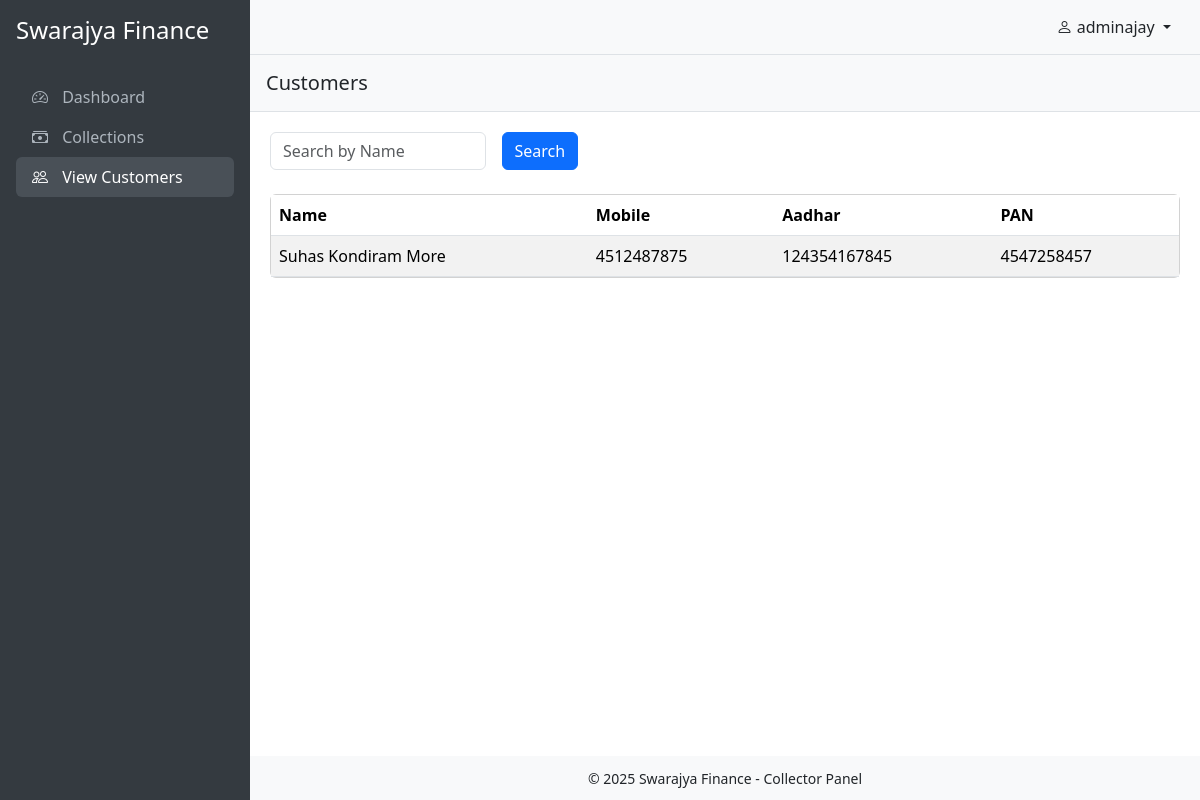
Screenshot of /users/customers/ (signed in) with the database file from the repository.
### customers/models.py (models this page shows, shortened)
class Customer(models.Model):
    full_name=models.CharField(max_length=100)
    phone=models.CharField(unique=True, max_length=10)
    email=models.CharField(blank=True,null=True)
    address=models.TextField()
    aadhar_number=models.CharField(max_length=12,unique=True)
    pan_number=models.CharField(max_length=10,unique=True)
    agent=models.ForeignKey(User,on_delete=models.SET_NULL,null=True,related_name='assigned_customers')
    created_at=models.DateTimeField(auto_now_add=True)
    updated_at=models.DateTimeField(auto_now_add=True)

### users/views.py (the view)
# urls.py: path('customers/',customer_list,name="customer_list"),
@login_required(login_url="login")
def customer_list(request):
    agent=request.user
    query=request.GET.get('q')
    customers=Customer.objects.filter(agent=agent).order_by('-id')
    if query:
        customers=Customer.objects.filter(
            Q(full_name__icontains=query)
        ).order_by('-id')
    paginator=Paginator(customers,10)
    page_number=request.GET.get('page')
    page_obj=paginator.get_page(page_number)
    context={
        'page_obj':page_obj,
        'query':query or ''
    }
    return render(request,"customers/customer_list.html",context)

### templates/customers/customer_list.html (shortened to what this page needs)
{% extends "users/main.html" %}
{% block content %}
<div class="content-header">
  <h5 class="mb-0">Customers</h5>
</div>
<div class="content">
  <form method="GET" class="row g-3 mb-4">
    <div class="col-md-3">
      <input
        type="text"
        name="q"
        class="form-control"
        placeholder="Search by Name"
        value="{{ query }}"
      />
    </div>
    <div class="col-auto">
      <button type="submit" class="btn btn-primary">Search</button>
    </div>
  </form>
  <div class="row">
    <div class="col-12">
      <div class="card">
        <div class="card-body table-responsive p-0">
          <table class="table table-striped table-hover mb-0">
            <thead>
              <tr>
                <th>Name</th>
                <th>Mobile</th>
                <th>Aadhar</th>
                <th>PAN</th>
              </tr>
            </thead>
            <tbody>
              {% for customer in page_obj %}
              <tr>
                <td>{{ customer.full_name }}</td>
                <td>{{ customer.phone }}</td>
                <td>{{ customer.aadhar_number }}</td>
                <td>{{ customer.pan_number }}</td>
              </tr>
              {% empty %}
              <tr>
                <td colspan="4" class="text-center p-4">
                  No customers assigned.
                </td>
              </tr>
              {% endfor %}
            </tbody>
          </table>
        </div>
      </div>
    </div>
  </div>
</div>
{% endblock content %}

### templates/users/main.html (shortened to what this page needs)
<!DOCTYPE html>
<html lang="en">
  <head>
    <link
      href="https://cdn.jsdelivr.net/npm/bootstrap@5.3.3/dist/css/bootstrap.min.css"
      rel="stylesheet"
    />
    <link
      href="https://cdn.jsdelivr.net/npm/bootstrap-icons@1.10.5/font/bootstrap-icons.css"
      rel="stylesheet"
    />
  </head>
  <body>
    <div class="sidebar d-flex flex-column p-3" id="sidebar">
      <div class="d-flex justify-content-between align-items-center mb-4">
        <h4 class="text-white">Swarajya Finance</h4>
      </div>
      <ul class="nav nav-pills flex-column">
        <li class="nav-item">
          <a href="{% url "dashboard" %}" class="nav-link {% if request.path == '/users/dashboard/'%} active {% endif %}"
            ><i class="bi bi-speedometer2"></i> Dashboard</a
          >
        </li>
        <li class="nav-item">
          <a href="{% url "collections" %}" class="nav-link"
            ><i class="bi bi-cash-stack"></i> Collections</a
          >
        </li>
        <li class="nav-item">
          <a href="{% url "customer_list" %}" class="nav-link {% if request.path == '/users/customers/'%} active {% endif %}"
            ><i class="bi bi-people"></i> View Customers</a
          >
        </li>
      </ul>
    </div>
    <div class="main-content">
      <nav class="navbar navbar-expand-lg navbar-light bg-light px-3" style="border-bottom: 1px solid #dee2e6;">
        <div class="ms-auto">
          <div class="dropdown">
            <button
              class="btn dropdown-toggle"
              type="button"
              id="userDropdown"
              data-bs-toggle="dropdown"
              aria-expanded="false"
            >
              <i class="bi bi-person"></i> {{request.user.username}}
            </button>
          </div>
        </div>
      </nav>
      {% block content %}{% endblock content %}
      <footer class="text-center mt-auto">
        <small>&copy; 2025 Swarajya Finance - Collector Panel</small>
      </footer>
    </div>
  </body>
</html>

### templates/users/main.html (style rules this page uses)
body { overflow-x: hidden; }
.sidebar { height: 100vh; position: fixed; top: 0; left: 0; width: 250px; background-color: #343a40; color: white; transition: all 0.3s; z-index: 1030; }
.sidebar .nav-link { color: #adb5bd; }
.sidebar .nav-link.active, .sidebar .nav-link:hover { background-color: #495057; color: white; }
.sidebar .nav-link i { margin-right: 10px; }
.main-content { margin-left: 250px; transition: all 0.3s; min-height: 100vh; display: flex; flex-direction: column; }
.navbar { z-index: 1020; }
.content-header { padding: 1rem; background-color: #f8f9fa; border-bottom: 1px solid #dee2e6; }
.content { flex: 1; padding: 20px; }
footer { background-color: #f8f9fa; padding: 10px; text-align: center; }

### rows the page displays
Customer: full_name "Suhas Kondiram More", phone "4512487875", aadhar_number "124354167845", pan_number "4547258457"

### other values shown
{{ request.user.username }} "adminajay"
